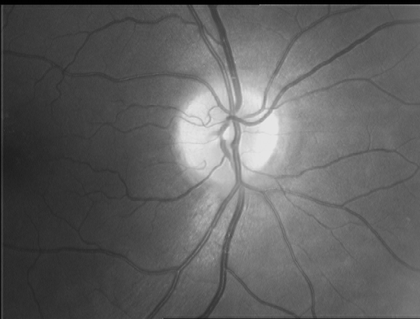
%> input picture Dataset/Image/R067.pgm, 420 x 319 px, shrunk from 768 x 584 before the run
$ octave --eval "result = export_featuremat(imread('../Dataset/Image/R067.pgm'));"   (GNU Octave 9; MATLAB toolbox functions it lacks are replaced by stand-ins)
%> lines starting %> are read from the running program, lines starting %| are printed output that depends on the picture; in (x1, y1, x2, y2) boxes, pixels count from 0 and x2, y2 are one past the last pixel; in counts of white or black regions, pixels touching at a corner belong together; the program's own positions count from 1
### Registration/points_init.m
function [ptbifu] = points_init(bw)

%求取图像的分叉点

[M, N]= size(bw);
imdim = M*N + 1;

Neighbor = [-M, 1, M, -1, -1-M, 1-M,  1+M, -1+M];
Len = numel(Neighbor);

seeds = find(bw == 1);
npix = numel(seeds);
countmap = zeros(size(bw));

for k =1:npix
    localidx = seeds(k);
    neighidx = localidx + Neighbor;%8邻域的点
    for i=1:Len
        idx = neighidx(i);
        if (idx>0) && (idx<imdim) && (bw(idx) ==1)
            countmap(localidx) = countmap(localidx)+1;%countmap记录每一个像素值为1的点的8邻域像素的个数
        end
    end
end

bw1 = (countmap>=3);
[labelmap, numlabel] = bwlabel(bw1, 8); %得到numlabel个8连通区域
NUM=regionprops(labelmap,'Area'); %求得每个连通区域的像素数目

bifu_num=zeros(numlabel,1);
for i=1:numlabel
    bifu_num(i,1)=NUM(i,1).Area;
end

%%处理连通区域像素数为6的情况
sequence1=find(bifu_num==6);reserve_no1=[];q=1;m=1;ptbifu1=[];
if ~isempty(sequence1)
    array1(numel(sequence1)).number=[];
end
if ~isempty(sequence1)
    for j=1:numel(sequence1)
        array1(j).number=find(labelmap==sequence1(j));%求得对应的序列号
        if numel(find(countmap(array1(j).number)==4))>=3 || ~isempty(find(countmap(array1(j).number)==5, 1))%判断出文档图2(a)\(d)第5个情况
            reserve_no1(q)=j;
            q=q+1;
        else
            [ptbifu11]=specialpoints_init(array1(j).number,M,N);%类似图2（c）情况
            if numel(ptbifu11)==2
                ptbifu1(m:m+1)=ptbifu11;
                m=m+2;
            else
                ptbifu1(m)=ptbifu11;
                m=m+1;
            end
        end
    end
end

%%处理连通区域像素数大于6的情况
sequence2=find(bifu_num>6);reserve_no2=[];l=1; %寻找需要进一步分离的连通区域
if ~isempty(sequence2)
    array2(numel(sequence2)).number=[];
end
for k=1:numel(sequence2)
    array2(k).number=find(labelmap==sequence2(k));%得到满足条件的区域序号
    if ~isempty(find(countmap(array2(k).number)>=5, 1)) && numel(array2(k).number)<11%多个点聚集在一起的情况,只选择一个作为分叉点
        reserve_no2(l)=k; %不再划分连通区域，仅选择一个点作为分叉点
        l=l+1;
    else
        [ptbifu22]=specialpoints_init(array2(k).number,M,N);
        if numel(ptbifu22)==2
            ptbifu1(m:m+1)=ptbifu22;
            m=m+2;
        else
            ptbifu1(m)=ptbifu22;
            m=m+1;
        end
    end
end

sequence=[sequence1; sequence2];
s1=setdiff(sequence,[sequence1(reserve_no1); sequence2(reserve_no2)]);
STATS1=regionprops(labelmap,'Centroid'); %求取各连通区域的中心点的坐标
STATS1(s1)=[];

bifu=zeros(numel(STATS1),2);ptbifu2=zeros(numel(STATS1),1);
for i=1:numel(STATS1)
    bifu(i,:)=round(STATS1(i,1).Centroid);
    ptbifu2(i,1)=(bifu(i,1)-1)*M+bifu(i,2);%得到所有分叉点坐标
end
ptbifu=[ptbifu1'; ptbifu2];
end

### Registration/specialpoints_init.m
function [ptbifu]=specialpoints_init(array,M,N)

%处理一些特殊的需要分离的联通区域

labelmap2=zeros(M,N); %对分离的分叉点标记
no=numel(array);
arraycoord=zeros(2,no);
bifu=zeros(2,2);ptbifu=zeros(1,2);
for j=1:numel(array)
    arraycoord(:,j)=points_transform(array(j)', [M, N]);
end
ss1=union(arraycoord(1,:),[]);%使横坐标按顺序排好
[times1,ordinate1]=hist(arraycoord(1,:),ss1);%得到所有横坐标对应的重复次数
maxcount=max(times1);
if maxcount==4 && no<9
   repeatx=ordinate1(times1==maxcount);
   ss2=union(arraycoord(2,:),[]);%使纵坐标按顺序排好
   [times2,ordinate2]=hist(arraycoord(2,:),ss2);
   repeaty=ordinate2(times2>=2);
   if numel(repeaty)>=2
   ptbifu(1)=(repeatx(1)-1)*M+repeaty(1);
   ptbifu(2)=(repeatx(1)-1)*M+repeaty(2);
   elseif numel(repeaty)==1
       ptbifu(1)=(repeatx(1)-1)*M+repeaty(1);
       ptbifu(2)=[];
   else
       ptbifu(1)=(repeatx(1)-1)*M+ordinate2(round(numel(ordinate2)/2));
       ptbifu(2)=[];
   end
else
    if mod(no,2)==1
        part_sequence1=array(1:floor(no/2));%将该连通区域分离为两个区域
        part_sequence2=array(floor(no/2)+2:end);
    else
        part_sequence1=array(1:floor(no/2));
        part_sequence2=array(floor(no/2)+1:end);
    end
    labelmap2(part_sequence1)=1;
    labelmap2(part_sequence2)=2;
    STATS=regionprops(labelmap2,'Centroid');
    for i=1:2
    bifu(i,:)=round(STATS(i,1).Centroid);
    ptbifu(1,i)=(bifu(i,1)-1)*M+bifu(i,2);%得到所有分叉点坐标
    end
end

### Registration/points_link.m
function [linktable] = points_link(bw, ptcore)

%寻找分叉点的邻域点，Node结构: 分叉点, 邻接分叉点数目, 邻接分叉点1，邻接分叉点2,...

NeighborNum = 4;
pt = ptcore(:);

seeds = ptcore;
npix = numel(seeds);
linktable = [];

for k =1:npix
    seed = seeds(k);
    [node] = point_neighbors(bw, pt, seed, NeighborNum);
    linktable = [linktable; node];
end

### Registration/point_neighbors.m
function [node] = point_neighbors(bw, pt, seed, NeighborNum)

% 搜索分叉点的邻域，得到连接关系
% Node结构: 分叉点, 邻接分叉点数目, 邻接分叉点1，邻接分叉点2,...

[M, N]= size(bw);
imdim = M*N + 1;

Neighbor = [-M, 1, M, -1, -1-M, 1-M,  1+M, -1+M];
Len = numel(Neighbor);

k=1;
neighidx2 = seed + Neighbor; %8邻域像素
stacknodes = zeros(1,4);
for i=1:Len
    idx2 = neighidx2(i);
    if (idx2>0) && (idx2<imdim) && (bw(idx2)==1)
        stacknodes(k)= idx2;
        k=k+1;
    end
end
branchnum = k-1;%由分叉点8邻域出现像素数判断该分叉点有几个分支

% bworigin = bw;
link = zeros(1, NeighborNum);

bw(seed) = 0;
stackmap = seed;
sphead = 1;
sptail = 1;
count = 0;
while (sphead <= sptail) && (count< NeighborNum)
    localidx = stackmap(sphead);
    neighidx = localidx + Neighbor; %localidx周围的8个数
    flag=0;
    for i=1:Len
        idx = neighidx(i);
        if (idx>0) && (idx<imdim) && (bw(idx)==1)
            bw(idx) = 0;
            if find(idx==pt)~=0
                count = count + 1;
                link(count)=idx;
                if flag~=0 && sphead~=1
                stackmap(end-flag+1:end)=0; %确保当找到一个分叉点后该分支停止寻找，该分叉点周围的点被排除
                end

                if (count>= NeighborNum) %分支数最大为4
                    break;
                end
                neighidx1 = idx+ Neighbor;
                tempidx=intersect(stackmap,neighidx1); %去除分叉点周围8个像素中在stackmap中的点
                if ~isempty(tempidx) && sphead~=1
                    for k=1:numel(tempidx)
                    stackmap(stackmap==tempidx(k))=0;
                    end
                end
                for j=1:numel(neighidx1)
                    idx1= neighidx1(j);
                    if (idx1>0) && (idx1<imdim)
                        bw(idx1) = 0;
                    end
                end
                break;
            else
                sptail = sptail + 1;
                stackmap(sptail)= idx;
                flag=flag+1;
            end
        end
    end
    sphead = sphead + 1;
end
if count<branchnum && branchnum<=4
    n=branchnum-count;
    link(end-n+1:end)=1;%分支存在，但末尾没有分叉点则赋值为1
end
node=[seed, count, link];

### Registration/select_linktable.m
function [ linktable4 ] = select_linktable(linktable)

%%选择有效的连接关系，去除无效的特征点

linktable(linktable==1)=0; %将连接关系序号为1的赋值为0，一起处理
linktable4=[];linktable1=[];

flag=1;
count=1;
for i=1:size(linktable,1)
    if(linktable(i, 2)>=2) %提取矩阵中有三个和四个相邻分叉点的行数
        linktable1(count,:)=linktable(i,:);
        count=count+1;
    end
end

if isempty(linktable1)
    return
end

linktable1(:,2)=[]; %把第二列连接分叉点的个数去掉

%循环处理，直到linktable中的所有点都至少出现3次（本身的连接关系矩阵出现一次，至少有两个分叉点与之相连，出现两次）
while flag==1
    flag=0;
    L = size(linktable1,1);
    for i=1:4*L         %分别找linktable中的点,若一个点的重复个数小于3,则赋值为0
        if(numel(find(linktable1==linktable1(i)))<3)
            linktable1(i)=0;flag=1;
        end
    end

    if flag==0
        break;
    end

    n=1;
    linktable2=[];linktable3=[];
    for j = 1:L
        if(numel(find(linktable1(j,:)~=0))>2) %去掉一行中非零元素小于2个的行
            linktable2(n,:)=linktable1(j,:);
            n=n+1;
        end
    end

    m=1;
    for k=1:size(linktable2,1)
        if(linktable2(k,1)~=0)
            linktable3(m,:)=linktable2(k,:);
            m=m+1;
        end
    end
    linktable1=linktable3;
end

linktable4=linktable3';

### Registration/export_featuremat.m
function [ featuremat3,featuremat4,featuremat5,loop3,loop4,loop5,linktableoriginal,bw,ptbifu] = export_featuremat( bw )

%求得图像的分叉点，连接关系，构造3种环结构并输出特征向量

featuremat3=[];featuremat4=[];featuremat5=[];loop3=[];loop4=[];loop5=[];

[ptbifu] = points_init(bw); %找分叉点
%> in points_init, `seeds = find(bw == 1);`: seeds = 624 values from 2 to 133344
%> in points_init, `npix = numel(seeds);`: npix = 624
%> the loop in points_init, `for k =1:npix` made 624 passes
%> (localidx, neighidx) on passes 1 to 3: (2, [-317 3 321 1 -318 -316 322 320]), (3, [-316 4 322 2 -317 -315 323 321]), (322, [3 323 641 321 2 4 642 640])
%> after the loop in points_init, `for k =1:npix`:
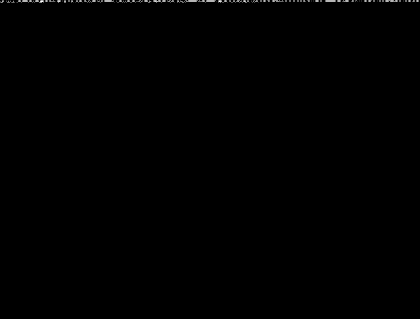
%> countmap: size 319x420 double; min 0, max 7, mean 0.0164; drawn with min black and max white
%> in points_init, `bw1 = (countmap>=3);`:
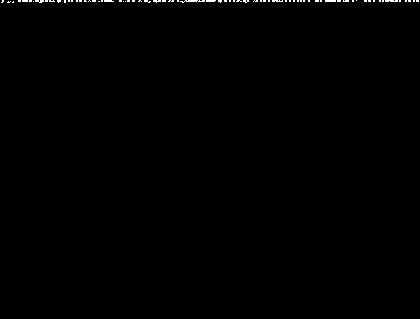
%> bw1: size 319x420 logical; 0.39% white in thin lines or dots, all inside (x1, y1, x2, y2) = (1, 0, 419, 3)
%> in points_init, `[labelmap, numlabel] = bwlabel(bw1, 8);`: labelmap: size 319x420 double; 72 distinct labels, from 0 to 71
%> in points_init, `[labelmap, numlabel] = bwlabel(bw1, 8);`: numlabel = 71
%> in points_init, `NUM=regionprops(labelmap,'Area');`: NUM = 71 regions; largest, Area: 40, 24, 22, 19, 19
%> the loop in points_init, `for i=1:numlabel` made 71 passes
%> after the loop in points_init, `for i=1:numlabel`: bifu_num = 71 values, max 40 at index 34, min 1 at index 7, mean 7.31
%> in points_init, `sequence1=find(bifu_num==6)`: sequence1 = [1; 4; 6; 9; 12; 16; 23; 26; 27; 37; 44; 61; 62; 69; 71]
%> the loop in points_init, `for j=1:numel(sequence1)` made 15 passes
%> after the loop in points_init, `for j=1:numel(sequence1)`: array1 = 15 items; m = 1; reserve_no1 = [1 2 3 4 5 6 7 8 9 10 11 12 13 14 15]
%> in points_init, `sequence2=find(bifu_num>6)`: sequence2 = 22 values from 5 to 66
%> the loop in points_init, `for k=1:numel(sequence2)` made 22 passes
%> (no in specialpoints_init, times1 in specialpoints_init, ordinate1 in specialpoints_init, maxcount in specialpoints_init, part_sequence1 in specialpoints_init, part_sequence2 in specialpoints_init, ptbifu22, m) on passes 1, 3, 7: (12, [2 2 2 2 2 2], [23 24 25 26 27 28], 2, [7019; 7020; 7338; 7339; 7657; 7658], [7976; 7977; 8295; 8296; 8614; 8615], [7339 8296], 3), (9, [2 2 1 1 2 1], [50 51 52 53 54 55], 2, [15632; 15633; 15951; 15952], [16590; 16908; 16909; 17228], [15952 16909], 7), (12, [2 2 2 2 1 2 1], [145 146 147 148 149 150 151], 2, [45937; 45938; 46256; 46257; 46575; 46576], [46894; 46895; 47215; 47533; 47534; 47852], [46257 47214], 11)
%> (no in specialpoints_init, times1 in specialpoints_init, ordinate1 in specialpoints_init, maxcount in specialpoints_init, ptbifu22, m) on passes 2, 6, 12, 17, 19, 22: (19, [2 2 2 2 1 3 3 2 2], [36 37 38 39 40 41 42 43 44], 3, [11805 13081], 5), (18, [2 2 2 2 2 2 2 2 1 1], [105 106 107 108 109 110 111 112 113 114], 2, [33815 35092], 9), (19, [2 2 2 2 2 2 2 2 2 1], [207 208 209 210 211 212 213 214 215 216], 2, [66353 67948], 19), (18, [2 2 2 1 2 2 1 2 1 1 2], [273 274 275 276 277 278 279 280 281 282 283], 2, [87407 89003], 25), (22, [2 2 2 2 2 2 2 2 2 2 2], [326 327 328 329 330 331 332 333 334 335 336], 2, [104314 106229], 27), (24, [2 2 2 2 1 2 2 2 2 1 2 2 2], [386 387 388 389 390 391 392 393 394 395 396 397 398], 2, [123773 125688], 31)
%> after the loop in points_init, `for k=1:numel(sequence2)`: array2 = 22 items; ptbifu1 = 30 values from 7339 to 125688; reserve_no2 = [4 5 9 13 14 18 20]
%> in points_init, `sequence=[sequence1; sequence2];`: sequence = 37 values, max 71 at index 15, min 1 at index 1, mean 33.24
%> in points_init, `s1=setdiff(sequence,[sequence1(reserve_no1); sequence2(reserve_no2)]);`: s1 = [5; 8; 10; 22; 29; 30; 32; 34; 35; 41; 42; 46; 56; 58; 66]
%> in points_init, `STATS1=regionprops(labelmap,'Centroid');`: STATS1 = 71 regions; first 5, Centroid: [3.2 2], [9.4 2.6], [13.7 2.7], [20 1.5], [25.5 1.5]
%> the loop in points_init, `for i=1:numel(STATS1)` made 56 passes
%> after the loop in points_init, `for i=1:numel(STATS1)`: bifu = 56 rows, first 12: [3 2; 9 3; 14 3; 20 2; 31 2; 34 2; 47 2; 59 2; 66 2; 70 2; 73 2; 78 2]; ptbifu2 = 56 values from 640 to 133025
%> in points_init, `ptbifu=[ptbifu1'; ptbifu2];`: ptbifu = 86 values, max 133025 at index 86, min 640 at index 31, mean 65526.8
bw(ptbifu)=1;
radius=3;
%
% label = points_show(bw,ptbifu,3);  %标记分叉点
% label_bifu = 1-cat(3, bw, bw+label , bw);
% figure,imshow(label_bifu)

[linktableoriginal] = points_link(bw, ptbifu); %找到每个分叉点的相邻分叉点构成连接关系

[linktable] = select_linktable(linktableoriginal);%挑选得到能构成环的连接关系

if isempty(linktable)
    return
end

[M,N]=size(bw);

no1=numel(linktable(1,:));
node1=linktable(1,:); %得到所有节点号
[xy1]=points_transform(node1',[M,N]);
nodexy=[node1' xy1]; %得到所有节点及坐标值

link1=linktable';

fid=fopen('./Registration/sdfs_temp/node.txt','w+');
fprintf(fid,'%d\n',no1);

for k=1:no1
    fprintf(fid,'%d %d %d\n',nodexy(k,:));
end
for m=1:no1
    fprintf(fid,'%d %d %d %d %d\n',link1(m,:));
end
fclose('all');

command='./Registration/sdfs_temp/sdfs';
[~]=system(command);

fidin=fopen('./Registration/sdfs_temp/result.txt','r');
j1=1;j2=1;j3=1;
while ~feof(fidin) % 判断是否为文件末尾
    tline=fgetl(fidin); % 从文件读行
    temp=str2num(tline);
    if numel(temp)==3
        loop3(j1,:)=temp;
        j1=j1+1;
    elseif numel(temp)==4
        loop4(j2,:)=temp;
        j2=j2+1;
    elseif numel(temp)==5
        loop5(j3,:)=temp;
        j3=j3+1;
    end
end
fclose(fidin);
fclose('all');

Len = size(loop3,1);
num_featuremat3=1;
for count=1:Len
    bifu_loop = loop3(count,:);
    featuremat3(num_featuremat3,:)= points_featuremat(bw, bifu_loop, radius);
    num_featuremat3=num_featuremat3+1;
end
Len = size(loop4,1);
num_featuremat4=1;
for count=1:Len
    bifu_loop = loop4(count,:);
    featuremat4(num_featuremat4,:)= points_featuremat(bw, bifu_loop, radius);
    num_featuremat4=num_featuremat4+1;
end
Len = size(loop5,1);
num_featuremat5=1;
for count=1:Len
    bifu_loop = loop5(count,:);
    featuremat5(num_featuremat5,:)= points_featuremat(bw, bifu_loop, radius);
    num_featuremat5=num_featuremat5+1;
end
%> in points_link, `pt = ptcore(:);`: pt has the same summary as ptbifu in points_init
%> in points_link, `seeds = ptcore;`: seeds has the same summary as ptbifu in points_init
%> the loop in points_link, `for k =1:npix` made 86 passes
%> (seed, neighidx2 in point_neighbors, node) on passes 3 to 9: (11805, [11486 11806 12124 11804 11485 11487 12125 12123], [11805 2 10529 13081 0 0]), (13081, [12762 13082 13400 13080 12761 12763 13401 13399], [13081 1 11805 0 0 0]), (15952, [15633 15953 16271 15951 15632 15634 16272 16270], [15952 1 16909 1 1 1]), (16909, [16590 16910 17228 16908 16589 16591 17229 17227], [16909 1 15952 0 1 1]), (33815, [33496 33816 34134 33814 33495 33497 34135 34133], [33815 1 35092 0 0 0]), (35092, [34773 35093 35411 35091 34772 34774 35412 35410], [35092 1 33815 0 0 0]), (46257, [45938 46258 46576 46256 45937 45939 46577 46575], [46257 1 47214 0 0 0])
%> (seed, neighidx2 in point_neighbors, linktable) on passes 1 to 2: (7339, [7020 7340 7658 7338 7019 7021 7659 7657], [7339 2 8296 6063 0 0]), (8296, [7977 8297 8615 8295 7976 7978 8616 8614], [7339 2 8296 6063 0 0; 8296 2 7339 9572 0 0])
